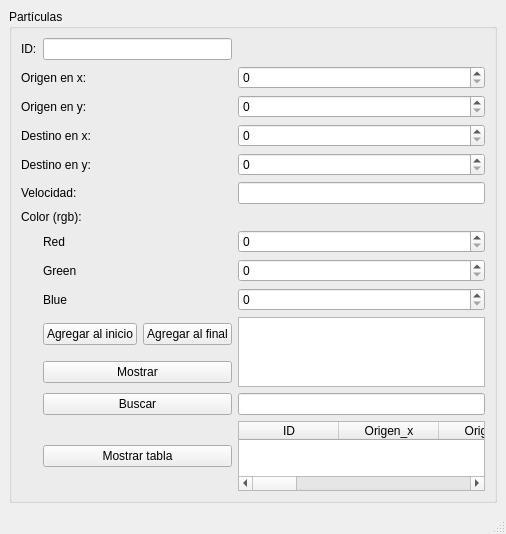
<?xml version="1.0" encoding="UTF-8"?>
<ui version="4.0">
 <class>MainWindow</class>
 <widget class="QMainWindow" name="MainWindow">
  <property name="geometry">
   <rect>
    <x>0</x>
    <y>0</y>
    <width>506</width>
    <height>530</height>
   </rect>
  </property>
  <property name="windowTitle">
   <string>Capturador de partículas</string>
  </property>
  <widget class="QWidget" name="centralwidget">
   <layout class="QGridLayout" name="gridLayout_2">
    <item row="0" column="0">
     <widget class="QGroupBox" name="groupBox">
      <property name="title">
       <string>Partículas</string>
      </property>
      <layout class="QGridLayout" name="gridLayout">
       <item row="0" column="0">
        <widget class="QLabel" name="label_20">
         <property name="text">
          <string>ID:</string>
         </property>
        </widget>
       </item>
       <item row="0" column="1" colspan="2">
        <widget class="QLineEdit" name="lineEdit_2"/>
       </item>
       <item row="1" column="0" colspan="2">
        <widget class="QLabel" name="label_13">
         <property name="text">
          <string>Origen en x:</string>
         </property>
        </widget>
       </item>
       <item row="1" column="3">
        <widget class="QSpinBox" name="spinBox_13">
         <property name="maximum">
          <number>500</number>
         </property>
        </widget>
       </item>
       <item row="2" column="0" colspan="2">
        <widget class="QLabel" name="label_12">
         <property name="text">
          <string>Origen en y:</string>
         </property>
        </widget>
       </item>
       <item row="2" column="3">
        <widget class="QSpinBox" name="spinBox_16">
         <property name="maximum">
          <number>500</number>
         </property>
        </widget>
       </item>
       <item row="3" column="0" colspan="2">
        <widget class="QLabel" name="label_18">
         <property name="text">
          <string>Destino en x:</string>
         </property>
        </widget>
       </item>
       <item row="3" column="3">
        <widget class="QSpinBox" name="spinBox_15">
         <property name="maximum">
          <number>500</number>
         </property>
        </widget>
       </item>
       <item row="4" column="0" colspan="2">
        <widget class="QLabel" name="label_16">
         <property name="text">
          <string>Destino en y:</string>
         </property>
        </widget>
       </item>
       <item row="4" column="3">
        <widget class="QSpinBox" name="spinBox_11">
         <property name="maximum">
          <number>500</number>
         </property>
        </widget>
       </item>
       <item row="5" column="0" colspan="2">
        <widget class="QLabel" name="label_15">
         <property name="text">
          <string>Velocidad:</string>
         </property>
        </widget>
       </item>
       <item row="5" column="3">
        <widget class="QLineEdit" name="lineEdit"/>
       </item>
       <item row="6" column="0" colspan="2">
        <widget class="QLabel" name="label_14">
         <property name="text">
          <string>Color (rgb):</string>
         </property>
        </widget>
       </item>
       <item row="7" column="1">
        <widget class="QLabel" name="label_11">
         <property name="text">
          <string>Red</string>
         </property>
        </widget>
       </item>
       <item row="7" column="3">
        <widget class="QSpinBox" name="spinBox_9">
         <property name="maximum">
          <number>255</number>
         </property>
        </widget>
       </item>
       <item row="8" column="1">
        <widget class="QLabel" name="label_17">
         <property name="text">
          <string>Green</string>
         </property>
        </widget>
       </item>
       <item row="8" column="3">
        <widget class="QSpinBox" name="spinBox_10">
         <property name="maximum">
          <number>255</number>
         </property>
        </widget>
       </item>
       <item row="9" column="1">
        <widget class="QLabel" name="label_19">
         <property name="text">
          <string>Blue</string>
         </property>
        </widget>
       </item>
       <item row="9" column="3">
        <widget class="QSpinBox" name="spinBox_14">
         <property name="maximum">
          <number>255</number>
         </property>
        </widget>
       </item>
       <item row="10" column="1">
        <widget class="QPushButton" name="pushButton_3">
         <property name="text">
          <string>Agregar al inicio</string>
         </property>
        </widget>
       </item>
       <item row="10" column="2">
        <widget class="QPushButton" name="pushButton">
         <property name="text">
          <string>Agregar al final</string>
         </property>
        </widget>
       </item>
       <item row="10" column="3" rowspan="2">
        <widget class="QPlainTextEdit" name="plainTextEdit"/>
       </item>
       <item row="11" column="1" colspan="2">
        <widget class="QPushButton" name="pushButton_4">
         <property name="text">
          <string>Mostrar</string>
         </property>
        </widget>
       </item>
       <item row="12" column="1" colspan="2">
        <widget class="QPushButton" name="buscar_pushButton">
         <property name="text">
          <string>Buscar</string>
         </property>
        </widget>
       </item>
       <item row="12" column="3">
        <widget class="QLineEdit" name="buscar_lineEdit"/>
       </item>
       <item row="13" column="1" colspan="2">
        <widget class="QPushButton" name="mostrar_tabla_pushButton">
         <property name="text">
          <string>Mostrar tabla</string>
         </property>
        </widget>
       </item>
       <item row="13" column="3">
        <widget class="QTableWidget" name="tabla">
         <column>
          <property name="text">
           <string>ID</string>
          </property>
         </column>
         <column>
          <property name="text">
           <string>Origen_x</string>
          </property>
         </column>
         <column>
          <property name="text">
           <string>Origen_y</string>
          </property>
         </column>
         <column>
          <property name="text">
           <string>Destino_x</string>
          </property>
         </column>
         <column>
          <property name="text">
           <string>Destino_y</string>
          </property>
         </column>
         <column>
          <property name="text">
           <string>Velocidad</string>
          </property>
         </column>
         <column>
          <property name="text">
           <string>Red</string>
          </property>
         </column>
         <column>
          <property name="text">
           <string>Green</string>
          </property>
         </column>
         <column>
          <property name="text">
           <string>Blue</string>
          </property>
         </column>
         <column>
          <property name="text">
           <string>Distancia</string>
          </property>
         </column>
        </widget>
       </item>
      </layout>
     </widget>
    </item>
   </layout>
  </widget>
  <widget class="QStatusBar" name="statusbar"/>
  <action name="actionAbrir">
   <property name="text">
    <string>Abrir</string>
   </property>
   <property name="shortcut">
    <string>Ctrl+O</string>
   </property>
  </action>
  <action name="actionGuardar">
   <property name="text">
    <string>Guardar</string>
   </property>
   <property name="shortcut">
    <string>Ctrl+S</string>
   </property>
  </action>
 </widget>
 <resources/>
 <connections/>
</ui>
